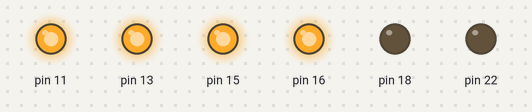
A program run on a simulated Raspberry Pi (header pin numbers). On the bench: output pins drawn as LEDs (lit = HIGH). At 0.4 s the program stops and its outputs stay as they are.

Above: at 0.05 s.
At 0.4 s:
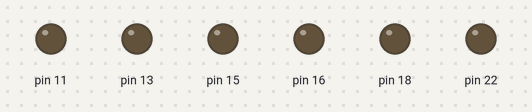
Timing chart, 0 to 1.9 s (numbered marks = the images above):
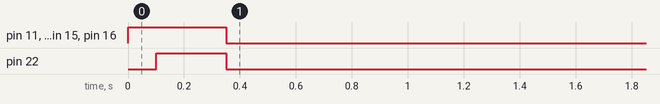

The program:

up1.py
```python
#import the required modules
import RPi.GPIO as GPIO
import time

# set the pins numbering mode
GPIO.setmode(GPIO.BOARD)

# Select the GPIO pins used for the encoder K0-K3 data inputs
GPIO.setup(11, GPIO.OUT)
GPIO.setup(15, GPIO.OUT)
GPIO.setup(16, GPIO.OUT)
GPIO.setup(13, GPIO.OUT)

# Select the signal to select ASK/FSK
GPIO.setup(18, GPIO.OUT)

# Select the signal used to enable/disable the modulator
GPIO.setup(22, GPIO.OUT)

# Disable the modulator by setting CE pin lo
GPIO.output (22, False)

# Set the modulator to ASK for On Off Keying
# by setting MODSEL pin lo
GPIO.output (18, False)

# Initialise K0-K3 inputs of the encoder to 0000
GPIO.output (11, False)
GPIO.output (15, False)
GPIO.output (16, False)
GPIO.output (13, False)

# The On/Off code pairs correspond to the hand controller codes.
# True = '1', False ='0'

try:
	# raw_input('hit return key to send socket 1 ON code')
	# Set K0-K3
	# print "sending code 1111 socket 1 on"
	GPIO.output (11, True)
	GPIO.output (15, True)
	GPIO.output (16, True)
	GPIO.output (13, True)
	# let it settle, encoder requires this
	time.sleep(0.1)
	# Enable the modulator
	GPIO.output (22, True)
	# keep enabled for a period
	time.sleep(0.25)
	# Disable the modulator
	GPIO.output (22, False)

	# raw_input('hit return key to send socket 1 OFF code')
	# # Set K0-K3
	# print "sending code 0111 Socket 1 off"
	# GPIO.output (11, True)
	# GPIO.output (15, True)
	# GPIO.output (16, True)
	# GPIO.output (13, False)
	# # let it settle, encoder requires this
	# time.sleep(0.1)
	# # Enable the modulator
	# GPIO.output (22, True)
	# # keep enabled for a period
	# time.sleep(0.25)
	# # Disable the modulator
	# GPIO.output (22, False)

finally:
	GPIO.cleanup()

	# raw_input('hit return key to send socket 2 ON code')
	# # Set K0-K3
	# print "sending code 1110 socket 2 on"
	# GPIO.output (11, False)
	# GPIO.output (15, True)
	# GPIO.output (16, True)
	# GPIO.output (13, True)
	# # let it settle, encoder requires this
	# time.sleep(0.1)
	# # Enable the modulator
	# GPIO.output (22, True)
	# # keep enabled for a period
	# time.sleep(0.25)
	# # Disable the modulator
	# GPIO.output (22, False)

	# raw_input('hit return key to send socket 2 OFF code')
	# # Set K0-K3
	# print "sending code 0110 socket 2 off"
	# GPIO.output (11, False)
	# GPIO.output (15, True)
	# GPIO.output (16, True)
	# GPIO.output (13, False)
	# # let it settle, encoder requires this
	# time.sleep(0.1)
	# # Enable the modulator
	# GPIO.output (22, True)
	# # keep enabled for a period
	# time.sleep(0.25)
	# # Disable the modulator
	# GPIO.output (22, False)

	# raw_input('hit return key to send ALL ON code')
	# # Set K0-K3
	# print "sending code 1011 ALL on"
	# GPIO.output (11, True)
	# GPIO.output (15, True)
	# GPIO.output (16, False)
	# GPIO.output (13, True)
	# # let it settle, encoder requires this
	# time.sleep(0.1)
	# # Enable the modulator
	# GPIO.output (22, True)
	# # keep enabled for a period
	# time.sleep(0.25)
	# # Disable the modulator
	# GPIO.output (22, False)

	# raw_input('hit return key to send ALL OFF code')
	# # Set K0-K3
	# print "sending code 0011 All off"
	# GPIO.output (11, True)
	# GPIO.output (15, True)
	# GPIO.output (16, False)
	# GPIO.output (13, False)
	# # let it settle, encoder requires this
	# time.sleep(0.1)
	# # Enable the modulator
	# GPIO.output (22, True)
	# # keep enabled for a period
	# time.sleep(0.25)
	# # Disable the modulator
	# GPIO.output (22, False)

# # Clean up the GPIOs for next time
# except KeyboardInterrupt:
# 	GPIO.cleanup()
```

Measured:
- by itself, pin 11, pin 13, pin 15, pin 16: LOW → HIGH at 0.00 s, → LOW 0.35 s later
- by itself, pin 22: LOW → HIGH at 0.10 s, → LOW 0.25 s later
